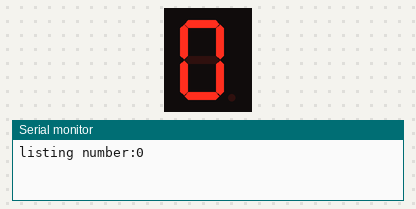
Simulated run of this sketch. Board: Arduino Uno, built with avr-gcc and run on an emulated ATmega328P. On the bench: 1-digit seven-segment display, the last lines printed to the serial monitor. Wiring (inferred from the names in the program): 1-digit 7-segment display, segments lit when HIGH: segments pin 12, pin 11, pin 10, pin 9, pin 8, pin 7, pin 6, pin 5. The segment pins are drawn as the display they are named for.

Above: at 0.1 s.
At 1.1 s:
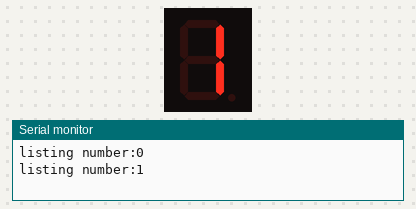
At 2.1 s:
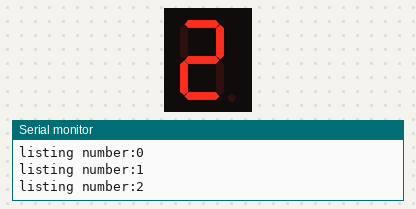
At 4.1 s:
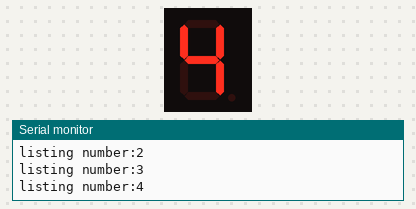
At 6.1 s:
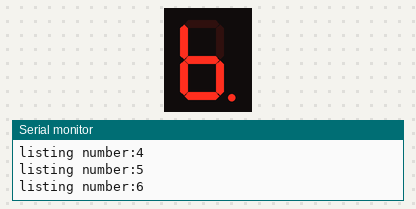
At 9.1 s:
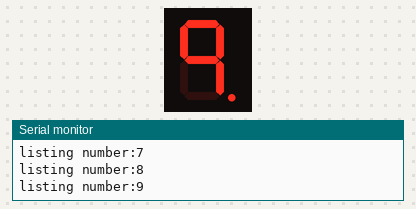

The sketch:

seven_segments_display.ino
```cpp
const int LED_A = 12;
const int LED_B = 11;
const int LED_C = 10;
const int LED_D = 9;
const int LED_E = 8;
const int LED_F = 7;
const int LED_G = 6;
const int LED_DOT = 5;
const int N_NUMBERS = 10;
const int N_LEDS = 8;
const int INTERVAL = 1000;
const int SERIAL_VEL = 9600;

void setDisplayInput(int* input);
void listAllNumbers();

void setup() {
  Serial.begin(SERIAL_VEL);
  pinMode(LED_A, OUTPUT);
  pinMode(LED_B, OUTPUT);
  pinMode(LED_C, OUTPUT);
  pinMode(LED_D, OUTPUT);
  pinMode(LED_E, OUTPUT);
  pinMode(LED_F, OUTPUT);
  pinMode(LED_G, OUTPUT);
  pinMode(LED_DOT, OUTPUT);
}

void loop() {
  listAllNumbers();
}

void listAllNumbers()
{
    int numbers[N_NUMBERS][N_LEDS] = {
    {1,1,1,1,1,1,0,0}, // 0
    {0,1,1,0,0,0,0,0}, // 1
    {1,1,0,1,1,0,1,0}, // 2
    {1,1,1,1,0,0,1,0}, // 3
    {0,1,1,0,0,1,1,0}, // 4
    {1,0,1,1,0,1,1,0}, // 5
    {0,0,1,1,1,1,1,1}, // 6
    {1,1,1,0,0,0,0,0}, // 7
    {1,1,1,1,1,1,1,0}, // 8
    {1,1,1,0,0,1,1,1}, // 9
  };

  for(int n = 0; n < N_NUMBERS; n++)
  {
    Serial.print("listing number:");
    Serial.print(n);
    Serial.println();
    setDisplayInput(numbers[n]);
    delay(INTERVAL);
  }
}

void setDisplayInput(int* input)
{
  int inputIndex = 0;
  for(int segment = LED_A; segment >= LED_DOT; segment--)
  {
    int value = input[inputIndex];
    digitalWrite(segment, value);
    inputIndex++;
  }
}
```

Measured:
- by itself, everything shown: repeats every 10.0 s, in 10 steps
- what the display in image 1 shows lasts 1.0 s, from 1.0 s to 2.0 s
